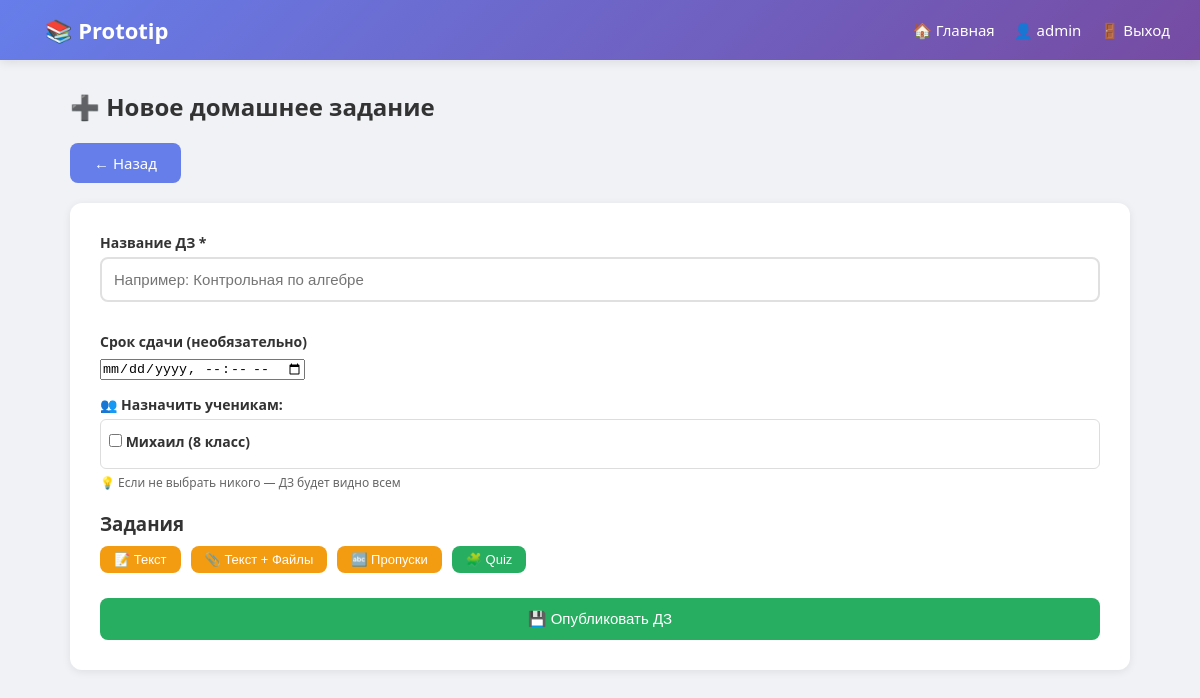
Before: /admin/homework/add (signed in) with the older database file.
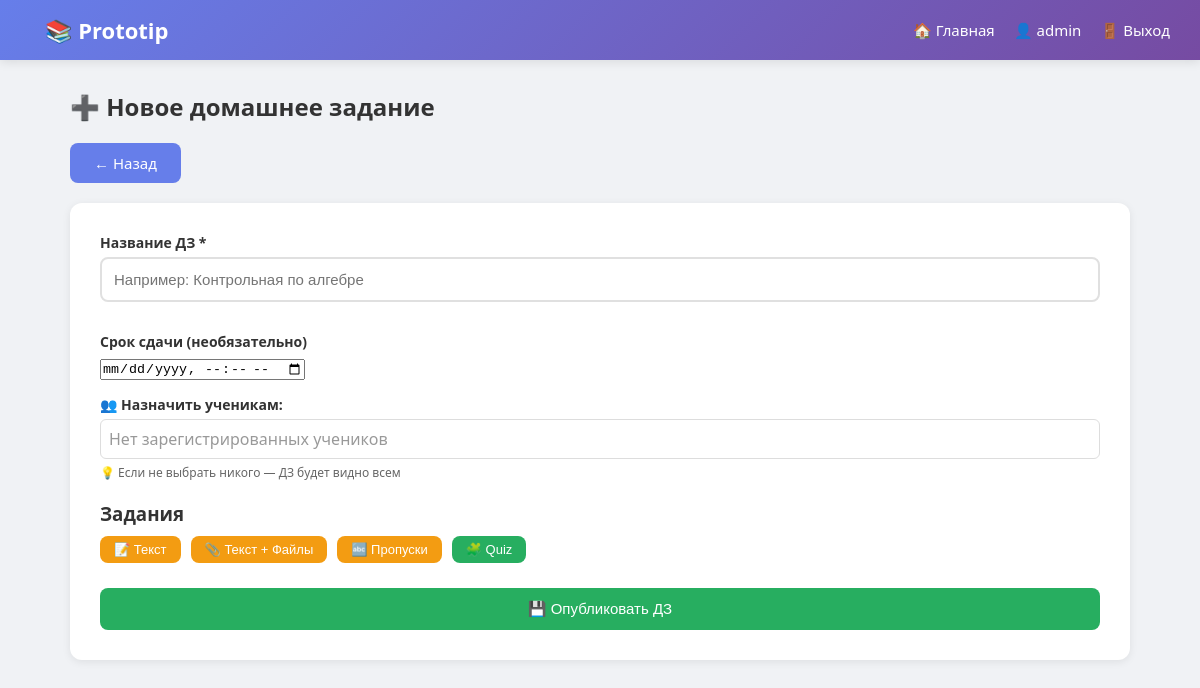
After: the same page with the newer database file.
### app.py (models this page shows, shortened)
class User(UserMixin, db.Model):
    id = db.Column(db.Integer, primary_key=True)
    login = db.Column(db.String(80), unique=True, nullable=False)
    password_hash = db.Column(db.String(256), nullable=False)
    birth_date = db.Column(db.String(20), nullable=False)
    grade = db.Column(db.String(20), nullable=False)
    is_admin = db.Column(db.Boolean, default=False)
    agreed_terms = db.Column(db.Boolean, default=False)
    created_at = db.Column(db.DateTime, default=datetime.utcnow)

### app.py (the view, shortened to what this page needs)
@app.route('/admin/homework/add', methods=['GET', 'POST'])
@login_required
def admin_homework_add():
    if not current_user.is_admin: abort(403)
    students = User.query.filter_by(is_admin=False).all()
    return render_template('admin_homework_add.html', students=students)

### app.py (called while the page is built)
@login_manager.user_loader
def load_user(user_id):
    return User.query.get(int(user_id))

### templates/admin_homework_add.html (shortened to what this page needs)
{% extends "base.html" %}
{% block content %}
<h2 style="margin-bottom:20px;">➕ Новое домашнее задание</h2>
<a href="{{ url_for('admin_homework') }}" class="btn btn-primary" style="margin-bottom:20px;">← Назад</a>
<form method="POST" enctype="multipart/form-data" class="card">
    <div class="form-group"><label>Название ДЗ *</label><input type="text" name="title" required placeholder="Например: Контрольная по алгебре"></div>
    <div class="form-group"><label>Срок сдачи (необязательно)</label><input type="datetime-local" name="deadline"></div>
    <div class="form-group">
        <label>👥 Назначить ученикам:</label>
        <div style="max-height:150px; overflow-y:auto; border:1px solid #ddd; padding:8px; border-radius:6px;">
            {% for s in students %}
            <label style="display:block; padding:4px 0; cursor:pointer;">
                <input type="checkbox" name="assigned_students" value="{{ s.id }}"> {{ s.login }} ({{ s.grade }} класс)
            </label>
            {% else %}
            <p style="color:#999; margin:0;">Нет зарегистрированных учеников</p>
            {% endfor %}
        </div>
        <p style="font-size:12px; color:#666; margin-top:5px;">💡 Если не выбрать никого — ДЗ будет видно всем</p>
    </div>
    <h3 style="margin:20px 0 10px;">Задания</h3>
    <div style="display:flex; gap:10px; margin:10px 0; flex-wrap:wrap;">
        <button type="button" class="btn btn-sm btn-warning" onclick="addTask('text')">📝 Текст</button>
        <button type="button" class="btn btn-sm btn-warning" onclick="addTask('text_file')">📎 Текст + Файлы</button>
        <button type="button" class="btn btn-sm btn-warning" onclick="addTask('blank')">🔤 Пропуски</button>
        <button type="button" class="btn btn-sm btn-success" onclick="addTask('quiz')">🧩 Quiz</button>
    </div>
    <button type="submit" class="btn btn-success" style="width:100%; margin-top:15px; padding:12px;">💾 Опубликовать ДЗ</button>
</form>
{% endblock %}

Changed rows visible on the page:
removed User: login "Михаил", grade "8"
Other visible differences:
text now shown: "Нет зарегистрированных учеников"
